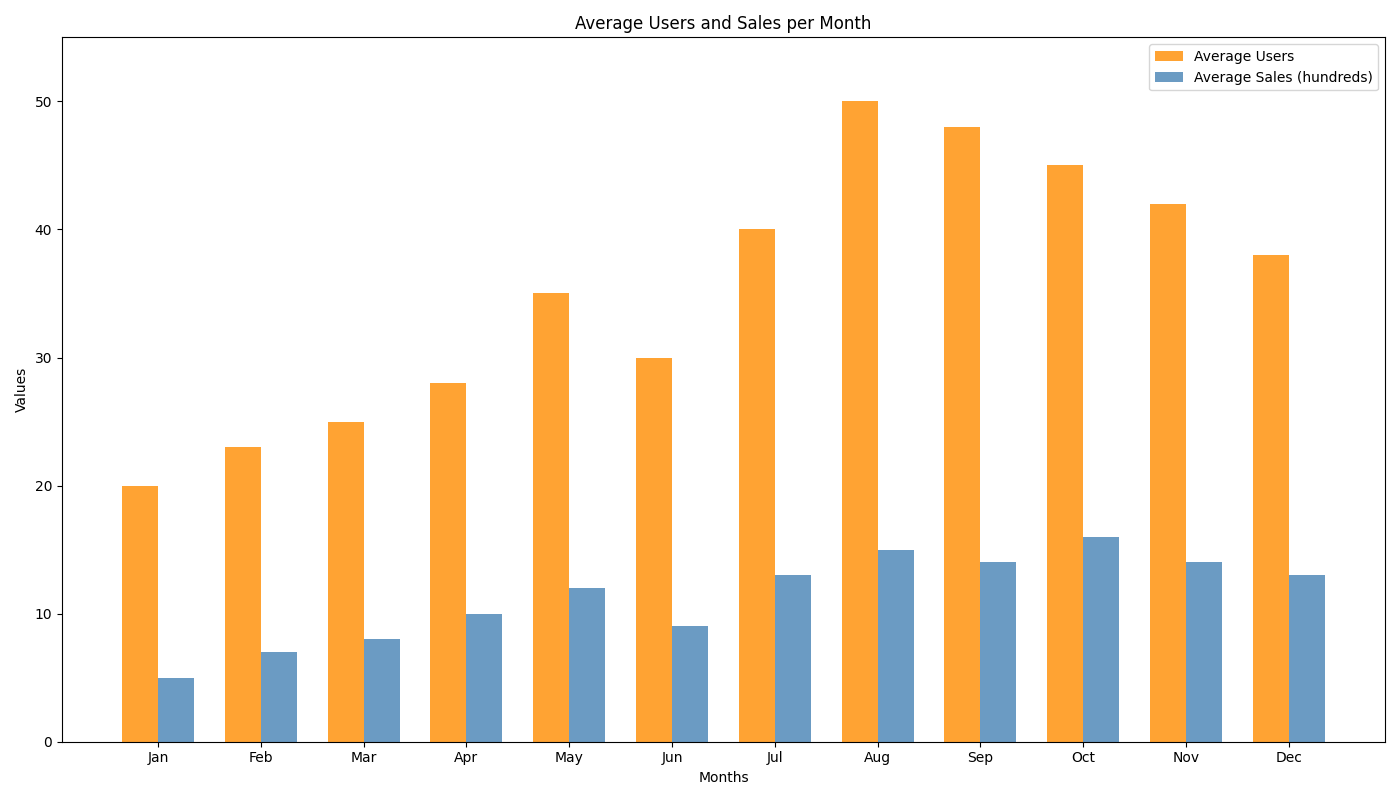

The Python source for this figure:
import matplotlib.pyplot as plt
import numpy as np

# Data
months = np.array(['Jan', 'Feb', 'Mar', 'Apr', 'May', 'Jun', 'Jul', 'Aug', 'Sep', 'Oct', 'Nov', 'Dec'])
average_users = np.array([20, 23, 25, 28, 35, 30, 40, 50, 48, 45, 42, 38])
average_sales = np.array([5, 7, 8, 10, 12, 9, 13, 15, 14, 16, 14, 13])

plt.figure(figsize=(14, 8))

# Plotting two series
width = 0.35
x_indices = np.arange(len(months))

plt.bar(x_indices - width/2, average_users, width, label='Average Users', color='darkorange', alpha=0.8)
plt.bar(x_indices + width/2, average_sales, width, label='Average Sales (hundreds)', color='steelblue', alpha=0.8)

plt.ylim(0, 55)
plt.xlabel('Months')
plt.ylabel('Values')
plt.title('Average Users and Sales per Month')
plt.xticks(x_indices, months)
plt.legend()

plt.tight_layout()
plt.show()
